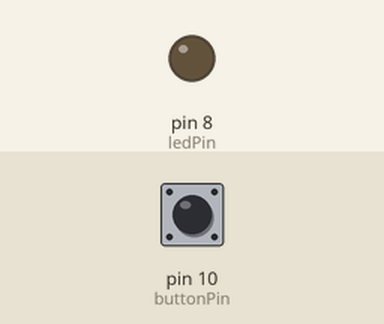
The sketch below on a simulated Arduino Uno, built with avr-gcc and run on an emulated ATmega328P. On the bench: output pins drawn as LEDs (lit = HIGH). The test bench sets the inputs (shaded band); at power-on: pin 10 (buttonPin) LOW.

Above: at 1.2 s.
1.3 s: pin 10 (buttonPin) pulled HIGH for 0.15 s
At 1.37 s:
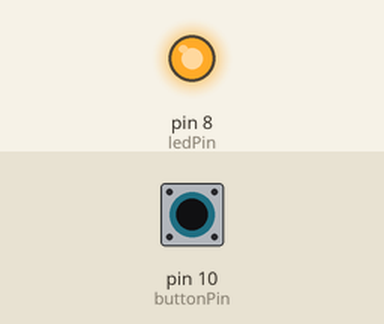
2.9 s: pin 10 (buttonPin) pulled HIGH for 3.2 s
At 6.4 s:
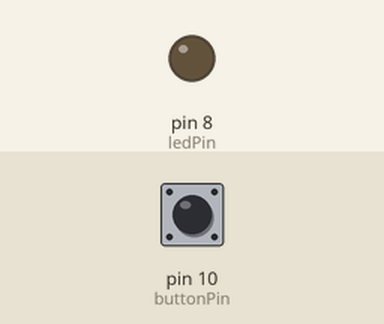
Timing chart, 0 to 7.9 s (numbered marks = the images above; inputs shaded):
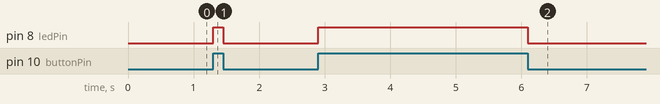

The sketch:

sketch_oct8a.ino
```cpp
int ledPin = 8;     // LED connected to pin 13
int buttonPin = 10;   // Button connected to pin 2
int buttonState = 0; // Variable to store button state

void setup() {
  pinMode(ledPin, OUTPUT);      // Set LED as output
  pinMode(buttonPin, INPUT);    // Set button as input
}

void loop() {
  buttonState = digitalRead(buttonPin); // Read button

  if (buttonState == HIGH) {   // If button is pressed
    digitalWrite(ledPin, HIGH); // Turn LED ON
  } else {
    digitalWrite(ledPin, LOW);  // Turn LED OFF
  }
}
```

Measured:
- after the input at 1.3 s, pin 8 (ledPin): LOW → HIGH at once, → LOW 0.15 s later
- after the input at 2.9 s, pin 8 (ledPin): LOW → HIGH at once, → LOW 3.2 s later
